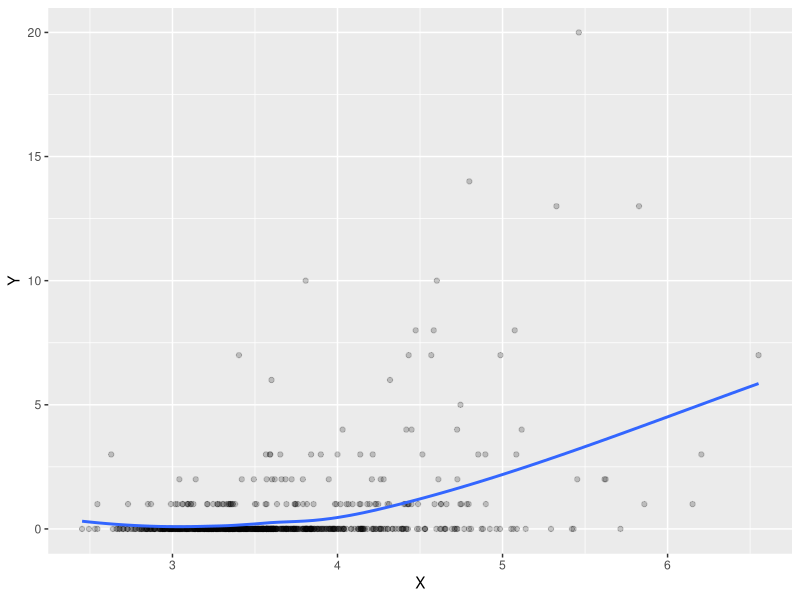
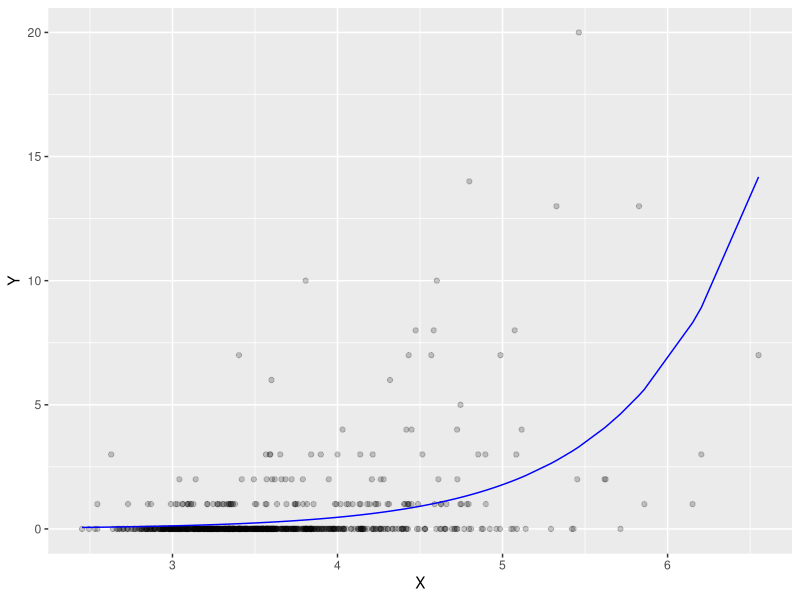
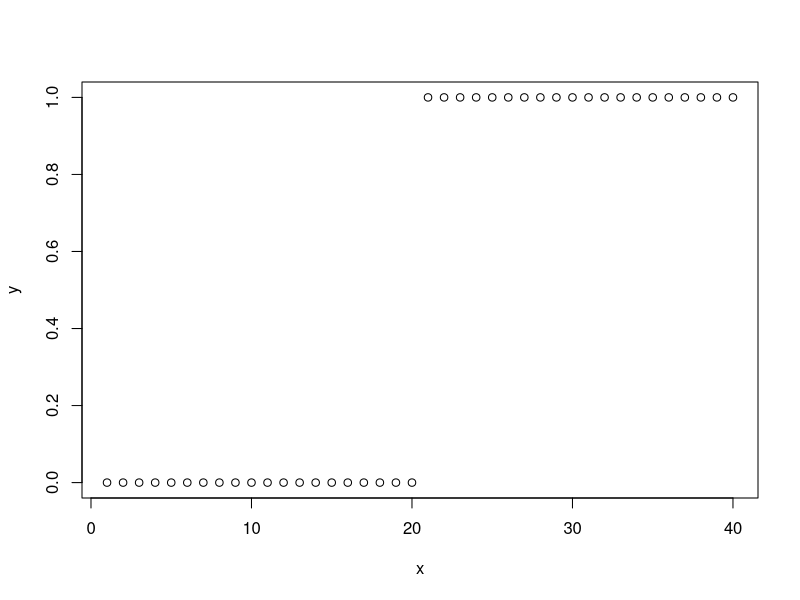
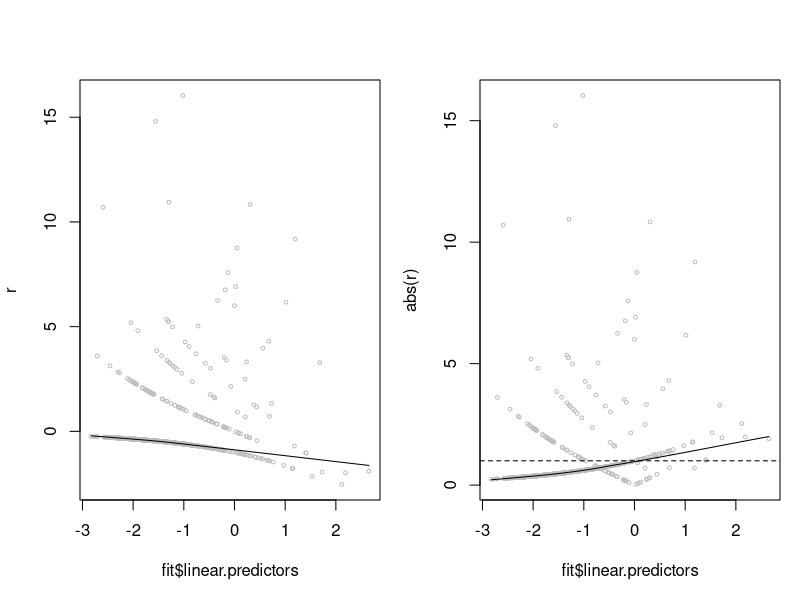
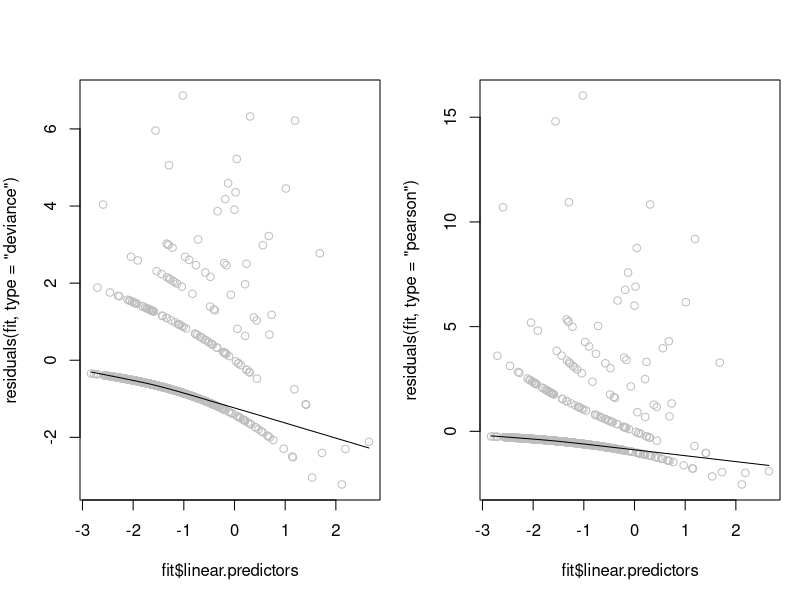
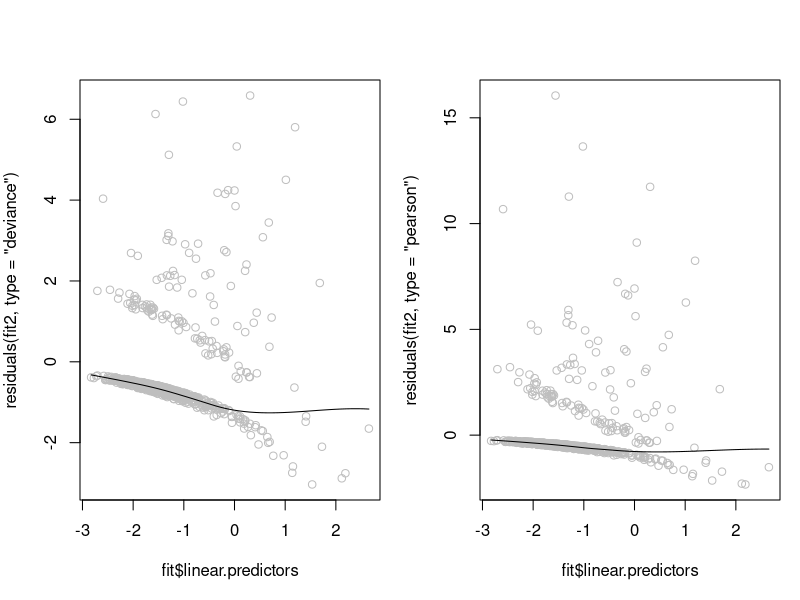

Write the R code that produced these figures, in order.
## ---- chunk 1
library(ggplot2)
library(magrittr)
library(dplyr)
data<-read.csv("Teeth.csv")
data%<>%mutate(X=PDALL,Y=EXTR)%>%filter(complete.cases(select(.,X,Y))) #only one missing value
ggplot(data,aes(x=X,y=Y))+geom_point(alpha=0.2)+
    geom_smooth(method="loess",se=FALSE)
## ---- chunk 2
fit<-glm(Y~X,data=data,family=poisson)
data$prediction<-fitted(fit)
ggplot(data,aes(x=X,y=Y))+geom_point(alpha=0.2)+
    geom_line(aes(y=prediction),color="blue")
## ---- chunk 3
coef(summary(fit))
## ---- chunk 4
exp(coef(fit)[1])
## ---- chunk 5
exp(coef(fit)[2])
## ---- chunk 6
library(sandwich)
(v<-vcovHC(fit))
## ---- chunk 7
(robust.SE<-sqrt(diag(vcovHC(fit))))
## ---- chunk 8
coef(summary(fit))
## ---- chunk 9
coef(fit)+robust.SE%o%c(-1.96,1.96)
## ---- chunk 10
exp(coef(fit)+robust.SE%o%c(-1.96,1.96))
## ---- chunk 11
2*pnorm(abs(coef(fit)/robust.SE),lower.tail=FALSE)
## ---- chunk 12
library(lmtest)
coefci(fit,vcov.=v)
coeftest(fit,vcov.=v)
## ---- chunk 13
fit2<-glm(Y~X+AGE,data=data,family=poisson)
## ---- chunk 14
beta2<-coef(fit2)
v2<-vcovHC(fit2)
(wald.statistic<-t(beta2[c(2,3)])%*%
        solve(v2[c(2,3),c(2,3)],beta2[c(2,3)]))
pchisq(wald.statistic,df=2,lower.tail=FALSE)
## ---- chunk 15
library(lmtest)
waldtest(fit2,glm(Y~1,data=data,family=poisson),vcov=v2,test="Chisq")
#need to specify test="Chisq"
## ---- chunk 16
y<-c(rep(0,20),rep(1,20))
x<-1:40
plot(x,y)
## ---- chunk 17
model<-glm(y~x,family=binomial)
coef(summary(model))
anova(model,glm(y~1,family=binomial),test="LRT")
## ---- chunk 18
r<-residuals(fit,type="pearson")
par(mfrow=c(1,2),mar=c(5,4,4,1))
scatter.smooth(fit$linear.predictors,r,cex=0.5,col="gray")
scatter.smooth(fit$linear.predictors,abs(r),cex=0.5,col="gray")
abline(h=1,lty=2)
## ---- chunk 19
par(mfrow=c(1,2),mar=c(5,4,4,1))
scatter.smooth(fit$linear.predictors,residuals(fit,type="deviance"),col="gray")
scatter.smooth(fit$linear.predictors,residuals(fit,type="pearson"),col="gray")
## ---- chunk 20
par(mfrow=c(1,2),mar=c(5,4,4,1))
scatter.smooth(fit$linear.predictors,residuals(fit2,type="deviance"),col="gray")
scatter.smooth(fit$linear.predictors,residuals(fit2,type="pearson"),col="gray")
